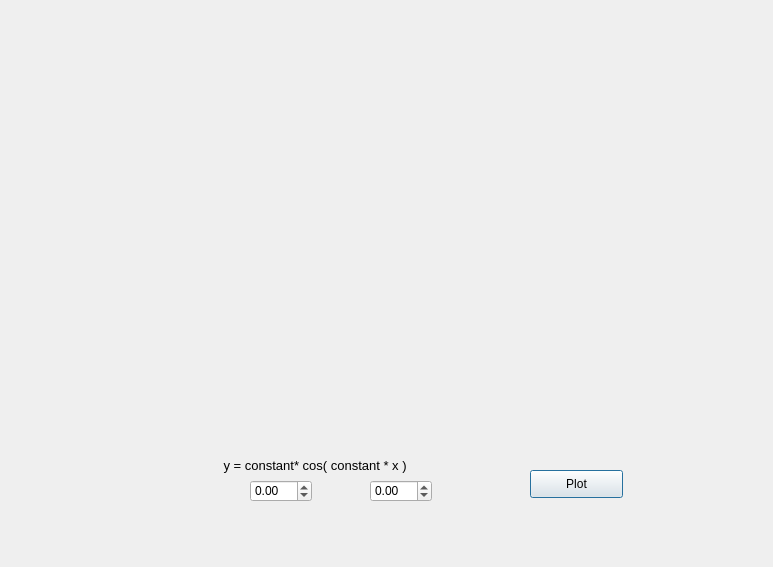
<?xml version="1.0" encoding="UTF-8"?>
<ui version="4.0">
 <class>cos</class>
 <widget class="QDialog" name="cos">
  <property name="geometry">
   <rect>
    <x>0</x>
    <y>0</y>
    <width>773</width>
    <height>567</height>
   </rect>
  </property>
  <property name="windowTitle">
   <string>Dialog</string>
  </property>
  <widget class="QLabel" name="label">
   <property name="geometry">
    <rect>
     <x>220</x>
     <y>450</y>
     <width>331</width>
     <height>31</height>
    </rect>
   </property>
   <property name="font">
    <font>
     <pointsize>10</pointsize>
    </font>
   </property>
   <property name="text">
    <string> y = constant* cos( constant * x )</string>
   </property>
  </widget>
  <widget class="QDoubleSpinBox" name="a_1">
   <property name="geometry">
    <rect>
     <x>250</x>
     <y>480</y>
     <width>62</width>
     <height>22</height>
    </rect>
   </property>
   <property name="minimum">
    <double>-99.000000000000000</double>
   </property>
  </widget>
  <widget class="QCustomPlot" name="plot" native="true">
   <property name="geometry">
    <rect>
     <x>120</x>
     <y>90</y>
     <width>491</width>
     <height>331</height>
    </rect>
   </property>
  </widget>
  <widget class="QPushButton" name="plot_btn">
   <property name="geometry">
    <rect>
     <x>530</x>
     <y>470</y>
     <width>93</width>
     <height>28</height>
    </rect>
   </property>
   <property name="text">
    <string>Plot</string>
   </property>
  </widget>
  <widget class="QDoubleSpinBox" name="b_1">
   <property name="geometry">
    <rect>
     <x>370</x>
     <y>480</y>
     <width>62</width>
     <height>22</height>
    </rect>
   </property>
   <property name="minimum">
    <double>-99.000000000000000</double>
   </property>
  </widget>
 </widget>
 <customwidgets>
  <customwidget>
   <class>QCustomPlot</class>
   <extends>QWidget</extends>
   <header>qcustomplot.h</header>
   <container>1</container>
  </customwidget>
 </customwidgets>
 <resources/>
 <connections/>
</ui>
